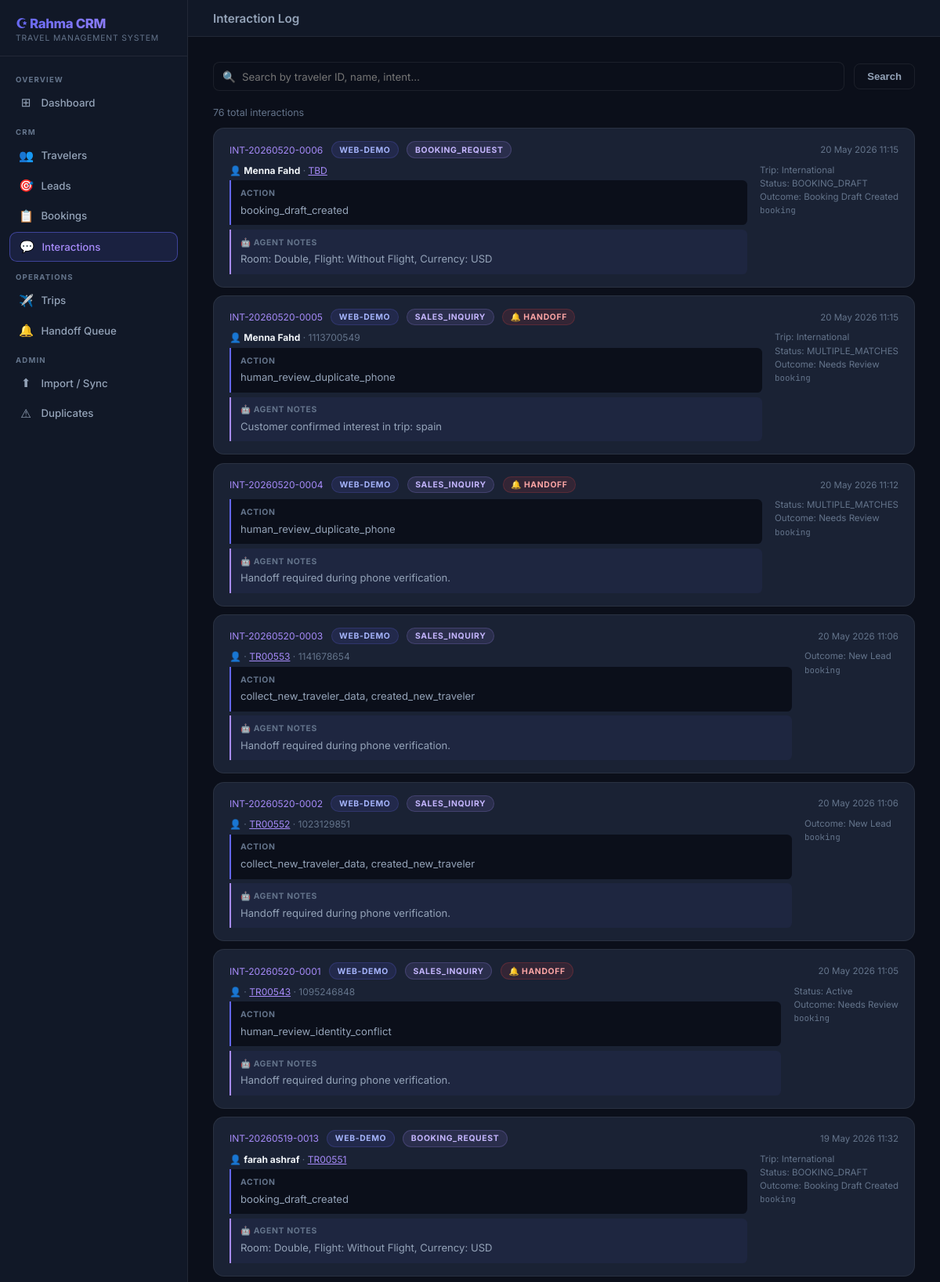
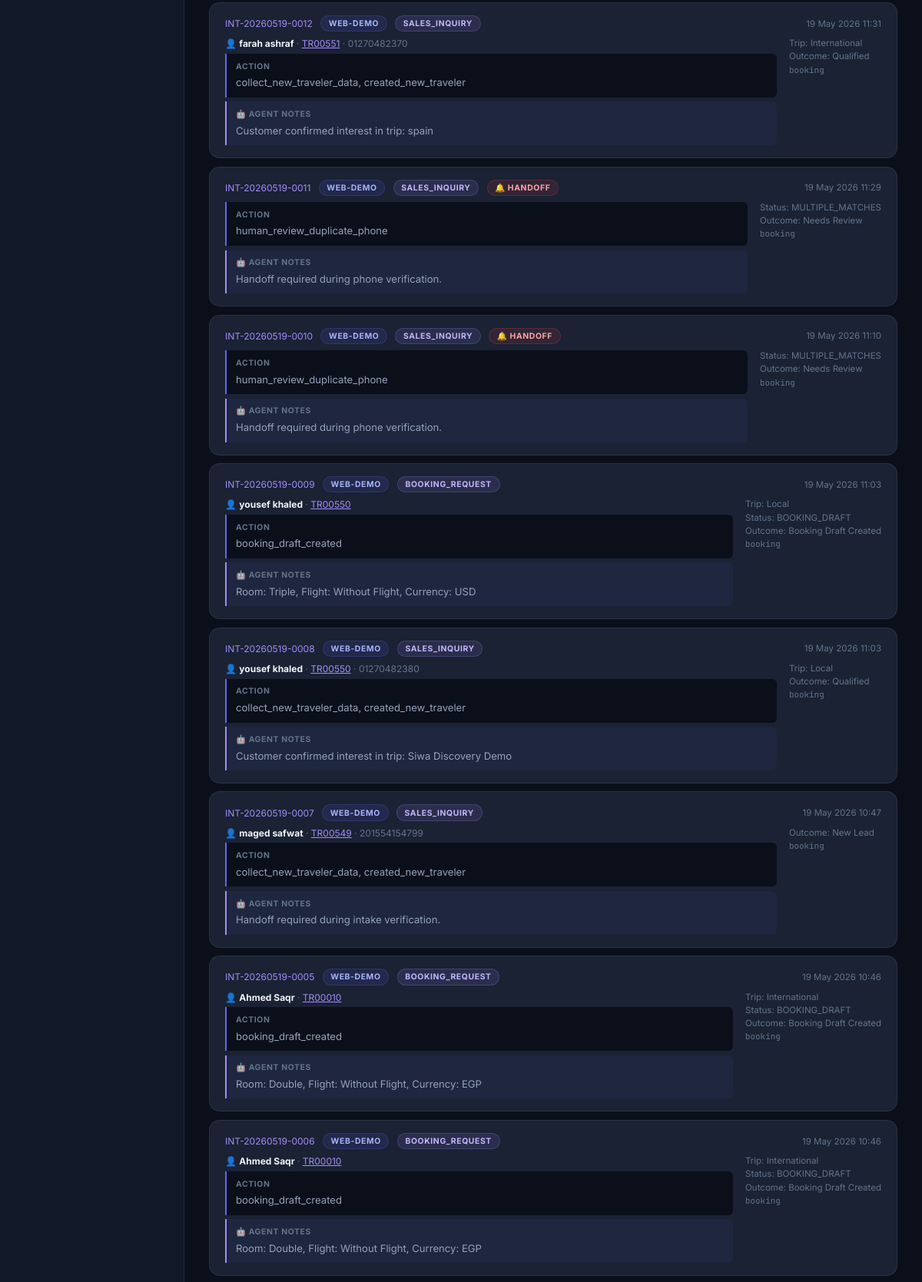
/interactions/ (upper part), run on the app's committed database (2 pictures, top to bottom).
### app/models/interaction.py (models this page shows, shortened)
class Interaction(db.Model):
    __tablename__ = 'interactions'
    interaction_id = db.Column(db.String(50), primary_key=True)
    timestamp = db.Column(db.DateTime, default=datetime.utcnow)
    channel = db.Column(db.String(50))
    customer_name = db.Column(db.String(200))
    raw_phone = db.Column(db.String(50))
    integrated_whatsapp = db.Column(db.String(50))
    phone_lookup_key = db.Column(db.String(50))
    traveler_id = db.Column(db.String(20), db.ForeignKey('travelers.traveler_id'))
    matched_row = db.Column(db.Integer)
    status_snapshot = db.Column(db.String(100))
    intent = db.Column(db.String(100))
    trip_type = db.Column(db.String(50))
    suggested_trips = db.Column(db.Text)
    action_taken = db.Column(db.Text)
    handoff_required = db.Column(db.Boolean, default=False)
    handoff_reason = db.Column(db.Text)
    agent_notes = db.Column(db.Text)
    flow_key = db.Column(db.String(100))
    step_key = db.Column(db.String(100))
    message_key = db.Column(db.String(100))
    language = db.Column(db.String(20))
    source_sheet = db.Column(db.String(100))
    source_row = db.Column(db.Integer)
    outcome = db.Column(db.Text)

### app/routes/interactions.py (the view, shortened to what this page needs)
@interactions_bp.route('/')
def index():
    q = request.args.get('q', '')
    page = request.args.get('page', 1, type=int)
    per_page = 30
    query = Interaction.query
    pagination = query.order_by(Interaction.timestamp.desc()).paginate(
        page=page, per_page=per_page, error_out=False)
    return render_template('interactions/index.html',
                           interactions=pagination.items,
                           pagination=pagination,
                           total_count=pagination.total,
                           q=q)

### app/templates/interactions/index.html (shortened to what this page needs)
{% extends "base.html" %}
{% block topbar_title %}Interaction Log{% endblock %}
{% block content %}
<form method="GET" action="{{ url_for('interactions.index') }}" class="search-bar">
    <div class="search-input-wrap">
        <span class="search-icon">🔍</span>
        <input class="form-input" type="text" name="q" value="{{ q }}" placeholder="Search by traveler ID, name, intent…">
    </div>
    <button type="submit" class="btn btn-ghost">Search</button>
</form>
<div style="margin-bottom:0.75rem;font-size:0.78rem;color:var(--text-muted)">{{ total_count }} total interactions</div>
{% if interactions %}
<div style="display:flex;flex-direction:column;gap:0.65rem">
{% for i in interactions %}
<div class="card" style="padding:1rem 1.25rem">
    <div style="display:flex;align-items:center;justify-content:space-between;flex-wrap:wrap;gap:0.5rem;margin-bottom:0.5rem">
        <div style="display:flex;align-items:center;gap:0.65rem;flex-wrap:wrap">
            <span class="mono" style="color:var(--accent-2);font-size:0.75rem">{{ i.interaction_id }}</span>
            {% if i.channel %}<span class="badge badge-blue">{{ i.channel }}</span>{% endif %}
            {% if i.intent %}<span class="badge badge-purple">{{ i.intent }}</span>{% endif %}
            {% if i.handoff_required %}<span class="badge badge-red">🔔 Handoff</span>{% endif %}
        </div>
        <span style="font-size:0.72rem;color:var(--text-muted)">
            {{ i.timestamp.strftime('%d %b %Y %H:%M') if i.timestamp else '—' }}
        </span>
    </div>
    <div style="display:flex;gap:1rem;align-items:flex-start;flex-wrap:wrap">
        <div style="flex:1;min-width:200px">
            {% if i.customer_name or i.traveler_id %}
            <div style="font-size:0.75rem;color:var(--text-muted);margin-bottom:0.35rem">
                👤
                {% if i.customer_name %}<strong style="color:var(--text-main)">{{ i.customer_name }}</strong>{% endif %}
                {% if i.traveler_id %}
                · <a href="{{ url_for('travelers.detail', traveler_id=i.traveler_id) }}" style="color:var(--accent-2)">{{ i.traveler_id }}</a>
                {% endif %}
                {% if i.raw_phone %} · {{ i.raw_phone }}{% endif %}
            </div>
            {% endif %}
            {% if i.action_taken %}
            <div style="background:var(--bg-base);border-left:2px solid var(--accent);border-radius:0 0.4rem 0.4rem 0;padding:0.55rem 0.75rem;font-size:0.82rem;color:var(--text-dim);line-height:1.5;margin-bottom:0.35rem">
                <div style="font-size:0.65rem;font-weight:700;color:var(--text-muted);text-transform:uppercase;letter-spacing:0.06em;margin-bottom:4px">Action</div>
                {{ i.action_taken[:250] }}{% if i.action_taken|length > 250 %}…{% endif %}
            </div>
            {% endif %}
            {% if i.agent_notes %}
            <div style="background:rgba(99,102,241,0.06);border-left:2px solid var(--accent-2);border-radius:0 0.4rem 0.4rem 0;padding:0.55rem 0.75rem;font-size:0.82rem;color:var(--text-dim);line-height:1.5">
                <div style="font-size:0.65rem;font-weight:700;color:var(--text-muted);text-transform:uppercase;letter-spacing:0.06em;margin-bottom:4px">🤖 Agent Notes</div>
                {{ i.agent_notes[:200] }}{% if i.agent_notes|length > 200 %}…{% endif %}
            </div>
            {% endif %}
        </div>
        <div style="flex-shrink:0;font-size:0.72rem;color:var(--text-muted);display:flex;flex-direction:column;gap:0.2rem;min-width:120px">
            {% if i.trip_type %}<div>Trip: {{ i.trip_type }}</div>{% endif %}
            {% if i.status_snapshot %}<div>Status: {{ i.status_snapshot }}</div>{% endif %}
            {% if i.outcome %}<div>Outcome: {{ i.outcome }}</div>{% endif %}
            {% if i.flow_key %}<div style="font-family:'JetBrains Mono',monospace;font-size:0.68rem">{{ i.flow_key }}</div>{% endif %}
        </div>
    </div>
</div>
{% endfor %}
</div>
{% endif %}
{% endblock %}

### app/templates/base.html (style rules this page uses)
*, *::before, *::after { box-sizing: border-box; margin: 0; padding: 0; }
:root { --bg-base: #0b0f1a; --bg-surface: #111827; --bg-card: #1a2234; --bg-hover: #1e2a40; --border: rgba(255,255,255,0.07); --border-act: rgba(99,102,241,0.5); --accent: #6366f1; --accent-2: #a78bfa; --text-main: #f1f5f9; --text-muted: #64748b; --text-dim: #94a3b8; --green: #22c55e; --yellow: #eab308; --red: #ef4444; --sidebar-w: 240px; }
html, body { height: 100%; font-family: 'Inter', sans-serif; background: var(--bg-base); color: var(--text-main); }
.btn { display: inline-flex; align-items: center; gap: 0.4rem; padding: 0.5rem 1rem; border-radius: 0.5rem; font-size: 0.82rem; font-weight: 600; border: none; cursor: pointer; text-decoration: none; transition: all 0.15s ease; }
.btn-ghost { background: transparent; color: var(--text-dim); border: 1px solid var(--border); }
.card { background: var(--bg-card); border: 1px solid var(--border); border-radius: 0.875rem; padding: 1.5rem; }
.badge { display: inline-flex; align-items: center; padding: 0.2rem 0.6rem; border-radius: 999px; font-size: 0.65rem; font-weight: 700; text-transform: uppercase; letter-spacing: 0.06em; }
.badge-red { background: rgba(239,68,68,0.12); color: #fca5a5; border: 1px solid rgba(239,68,68,0.2); }
.badge-blue { background: rgba(99,102,241,0.12); color: #a5b4fc; border: 1px solid rgba(99,102,241,0.2); }
.badge-purple { background: rgba(167,139,250,0.12);color: #c4b5fd; border: 1px solid rgba(167,139,250,0.2); }
.form-input, .form-select, .form-textarea { width: 100%; background: var(--bg-base); border: 1px solid var(--border); border-radius: 0.5rem; padding: 0.6rem 0.85rem; color: var(--text-main); font-size: 0.83rem; font-family: 'Inter', sans-serif; outline: none; transition: border-color 0.15s; }
.search-bar { display: flex; gap: 0.75rem; align-items: center; margin-bottom: 1.25rem; flex-wrap: wrap; }
.search-input-wrap { position: relative; flex: 1; min-width: 200px; }
.search-input-wrap input { padding-left: 2.25rem; }
.search-icon { position: absolute; left: 0.75rem; top: 50%; transform: translateY(-50%); color: var(--text-muted); font-size: 0.85rem; pointer-events: none; }

### data on the page
Interaction: interaction_id "INT-20260520-0006", channel "WEB-DEMO", intent "BOOKING_REQUEST", timestamp "20 May 2026 11:15", customer_name "Menna Fahd", traveler_id "TBD", action_taken "booking_draft_created", agent_notes "Room: Double, Flight: Without Flight, Currency: USD", trip_type "International", status_snapshot "BOOKING_DRAFT", outcome "Booking Draft Created", flow_key "booking"
Interaction: interaction_id "INT-20260520-0005", channel "WEB-DEMO", intent "SALES_INQUIRY", handoff_required "🔔 HANDOFF", timestamp "20 May 2026 11:15", customer_name "Menna Fahd", raw_phone "1113700549", action_taken "human_review_duplicate_phone", agent_notes "Customer confirmed interest in trip: spain", trip_type "International", status_snapshot "MULTIPLE_MATCHES", outcome "Needs Review", flow_key "booking"
Interaction: interaction_id "INT-20260520-0004", channel "WEB-DEMO", intent "SALES_INQUIRY", handoff_required "🔔 HANDOFF", timestamp "20 May 2026 11:12", action_taken "human_review_duplicate_phone", agent_notes "Handoff required during phone verification.", status_snapshot "MULTIPLE_MATCHES", outcome "Needs Review", flow_key "booking"
Interaction: interaction_id "INT-20260520-0003", channel "WEB-DEMO", intent "SALES_INQUIRY", timestamp "20 May 2026 11:06", traveler_id "TR00553", raw_phone "1141678654", action_taken "collect_new_traveler_data, created_new_traveler", agent_notes "Handoff required during phone verification.", outcome "New Lead", flow_key "booking"
Interaction: interaction_id "INT-20260520-0002", channel "WEB-DEMO", intent "SALES_INQUIRY", timestamp "20 May 2026 11:06", traveler_id "TR00552", raw_phone "1023129851", action_taken "collect_new_traveler_data, created_new_traveler", agent_notes "Handoff required during phone verification.", outcome "New Lead", flow_key "booking"
Interaction: interaction_id "INT-20260520-0001", channel "WEB-DEMO", intent "SALES_INQUIRY", handoff_required "🔔 HANDOFF", timestamp "20 May 2026 11:05", traveler_id "TR00543", raw_phone "1095246848", action_taken "human_review_identity_conflict", agent_notes "Handoff required during phone verification.", status_snapshot "Active", outcome "Needs Review", flow_key "booking"
Interaction: interaction_id "INT-20260519-0013", channel "WEB-DEMO", intent "BOOKING_REQUEST", timestamp "19 May 2026 11:32", customer_name "farah ashraf", traveler_id "TR00551", action_taken "booking_draft_created", agent_notes "Room: Double, Flight: Without Flight, Currency: USD", trip_type "International", status_snapshot "BOOKING_DRAFT", outcome "Booking Draft Created", flow_key "booking"
Interaction: interaction_id "INT-20260519-0012", channel "WEB-DEMO", intent "SALES_INQUIRY", timestamp "19 May 2026 11:31", customer_name "farah ashraf", traveler_id "TR00551", raw_phone "01270482370", action_taken "collect_new_traveler_data, created_new_traveler", agent_notes "Customer confirmed interest in trip: spain", trip_type "International", outcome "Qualified", flow_key "booking"
Interaction: interaction_id "INT-20260519-0011", channel "WEB-DEMO", intent "SALES_INQUIRY", handoff_required "🔔 HANDOFF", timestamp "19 May 2026 11:29", action_taken "human_review_duplicate_phone", agent_notes "Handoff required during phone verification.", status_snapshot "MULTIPLE_MATCHES", outcome "Needs Review", flow_key "booking"
Interaction: interaction_id "INT-20260519-0010", channel "WEB-DEMO", intent "SALES_INQUIRY", handoff_required "🔔 HANDOFF", timestamp "19 May 2026 11:10", action_taken "human_review_duplicate_phone", agent_notes "Handoff required during phone verification.", status_snapshot "MULTIPLE_MATCHES", outcome "Needs Review", flow_key "booking"
Interaction: interaction_id "INT-20260519-0009", channel "WEB-DEMO", intent "BOOKING_REQUEST", timestamp "19 May 2026 11:03", customer_name "yousef khaled", traveler_id "TR00550", action_taken "booking_draft_created", agent_notes "Room: Triple, Flight: Without Flight, Currency: USD", trip_type "Local", status_snapshot "BOOKING_DRAFT", outcome "Booking Draft Created", flow_key "booking"
Interaction: interaction_id "INT-20260519-0008", channel "WEB-DEMO", intent "SALES_INQUIRY", timestamp "19 May 2026 11:03", customer_name "yousef khaled", traveler_id "TR00550", raw_phone "01270482380", action_taken "collect_new_traveler_data, created_new_traveler", agent_notes "Customer confirmed interest in trip: Siwa Discovery Demo", trip_type "Local", outcome "Qualified", flow_key "booking"
Interaction: interaction_id "INT-20260519-0007", channel "WEB-DEMO", intent "SALES_INQUIRY", timestamp "19 May 2026 10:47", customer_name "maged safwat", traveler_id "TR00549", raw_phone "201554154799", action_taken "collect_new_traveler_data, created_new_traveler", agent_notes "Handoff required during intake verification.", outcome "New Lead", flow_key "booking"
Interaction: interaction_id "INT-20260519-0005", channel "WEB-DEMO", intent "BOOKING_REQUEST", timestamp "19 May 2026 10:46", customer_name "Ahmed Saqr", traveler_id "TR00010", action_taken "booking_draft_created", agent_notes "Room: Double, Flight: Without Flight, Currency: EGP", trip_type "International", status_snapshot "BOOKING_DRAFT", outcome "Booking Draft Created", flow_key "booking"
Interaction: interaction_id "INT-20260519-0006", channel "WEB-DEMO", intent "BOOKING_REQUEST", timestamp "19 May 2026 10:46", customer_name "Ahmed Saqr", traveler_id "TR00010", action_taken "booking_draft_created", agent_notes "Room: Double, Flight: Without Flight, Currency: EGP", trip_type "International", status_snapshot "BOOKING_DRAFT", outcome "Booking Draft Created", flow_key "booking"

### other printed values
{{ total_count }} "76"
